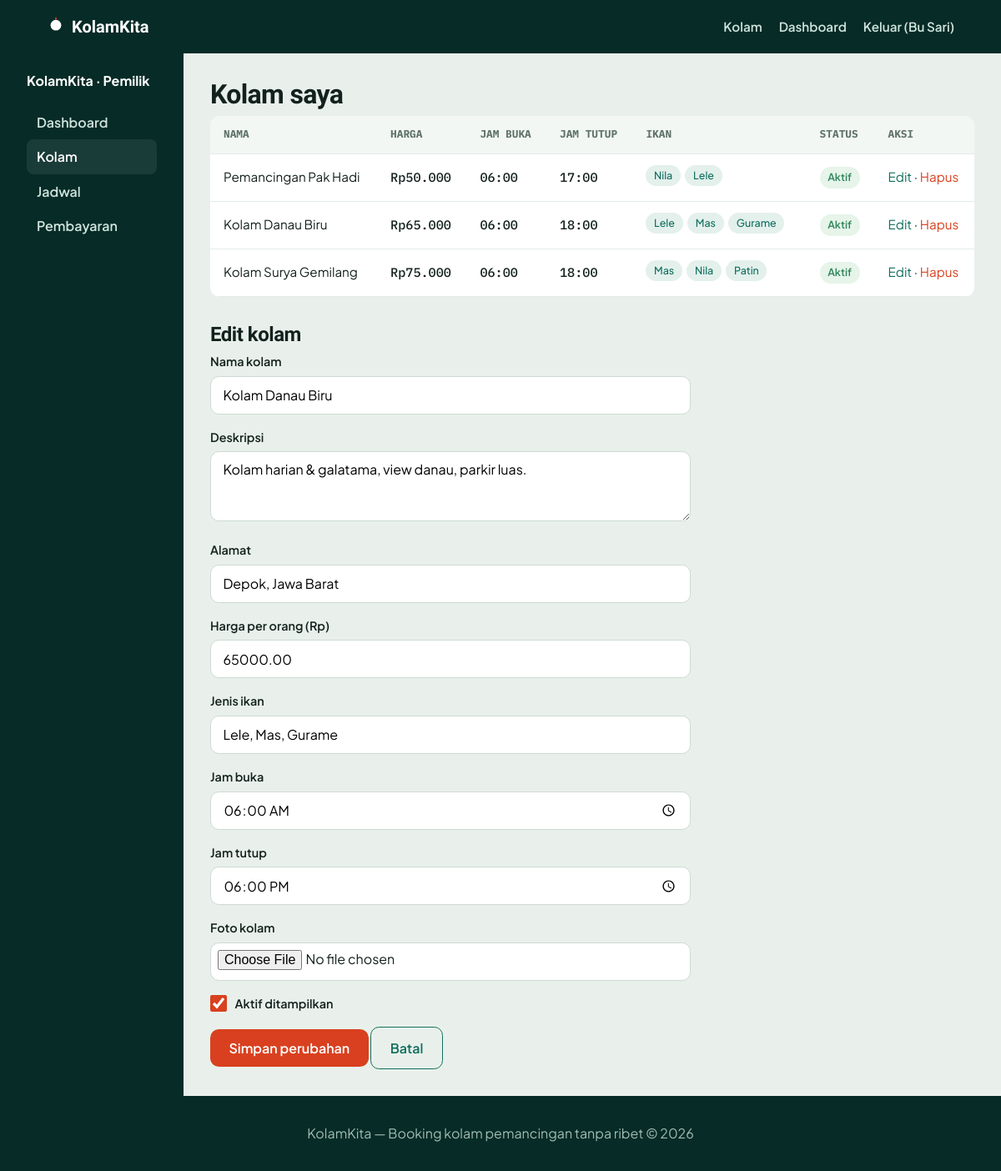
/public/owner/kolam.php?edit=2 (signed in), run on the app's committed database.
### tables this page shows
CREATE TABLE kolam (
  id INT AUTO_INCREMENT PRIMARY KEY,
  owner_id INT NOT NULL,
  nama VARCHAR(120) NOT NULL,
  deskripsi TEXT,
  alamat VARCHAR(255),
  harga_per_slot DECIMAL(12,2) NOT NULL,
  jam_buka TIME, jam_tutup TIME,
  foto VARCHAR(255),
  is_aktif TINYINT(1) DEFAULT 1,
  jenis_ikan VARCHAR(255),
  FOREIGN KEY (owner_id) REFERENCES users(id),
  INDEX idx_owner (owner_id),
  INDEX idx_aktif (is_aktif)
);

### config/helpers.php (called while the page is built, shortened)
<?php
function e($str): string
{
    return htmlspecialchars((string) $str, ENT_QUOTES, 'UTF-8');
}
function format_rupiah($angka): string
{
    return 'Rp' . number_format((float) $angka, 0, ',', '.');
}

### public/owner/kolam.php (the view, shortened to what this page needs)
<?php
require_once __DIR__ . '/../../config/helpers.php';
require_once __DIR__ . '/../../config/database.php';
require_once __DIR__ . '/../../includes/header.php';
$ownerId = $_SESSION['user']['id'];
$stmt = $pdo->prepare('SELECT * FROM kolam WHERE owner_id = ? ORDER BY id DESC');
$stmt->execute([$ownerId]);
$kolamList = $stmt->fetchAll();
$edit = null;
if (isset($_GET['edit'])) {
    $stmt = $pdo->prepare('SELECT * FROM kolam WHERE id = ? AND owner_id = ?');
    $stmt->execute([(int)$_GET['edit'], $ownerId]);
    $edit = $stmt->fetch();
}
?>
<div class="owner-shell">
  <aside class="owner-side">
    <strong style="color:#fff;display:block;margin-bottom:1rem">KolamKita · Pemilik</strong>
    <a href="dashboard.php">Dashboard</a>
    <a href="kolam.php" class="active">Kolam</a>
    <a href="jadwal.php">Jadwal</a>
    <a href="pembayaran.php">Pembayaran</a>
  </aside>
  <main class="owner-main">
    <h1>Kolam saya</h1>
    <div class="table-wrap">
    <table>
      <thead><tr><th>Nama</th><th>Harga</th><th>Jam buka</th><th>Jam tutup</th><th>Ikan</th><th>Status</th><th>Aksi</th></tr></thead>
      <tbody>
        <?php foreach ($kolamList as $k): ?>
        <tr>
          <td><?= e($k['nama']) ?></td>
          <td class="mono"><?= format_rupiah($k['harga_per_slot']) ?></td>
          <td class="mono"><?= e(substr($k['jam_buka'], 0, 5)) ?></td>
          <td class="mono"><?= e(substr($k['jam_tutup'], 0, 5)) ?></td>
          <td><?php foreach (explode(', ', $k['jenis_ikan'] ?? '') as $i): if (trim($i) !== ''): ?><span class="chip-ikan"><?= e(trim($i)) ?></span><?php endif; endforeach; ?></td>
          <td><span class="badge <?= $k['is_aktif'] ? 'badge-hijau' : 'badge-merah' ?>"><?= $k['is_aktif'] ? 'Aktif' : 'Nonaktif' ?></span></td>
          <td>
            <a href="?edit=<?= $k['id'] ?>">Edit</a> ·
            <form method="POST" style="display:inline" onsubmit="return confirm('Nonaktifkan kolam ini?')">
              <button type="submit" style="background:none;border:none;color:#D9401F;cursor:pointer;font:inherit;padding:0">Hapus</button>
            </form>
          </td>
        </tr>
        <?php endforeach; ?>
      </tbody>
    </table>
    </div>
    <h2 style="margin-top:2rem"><?= $edit ? 'Edit kolam' : 'Tambah kolam baru' ?></h2>
    <form method="POST" enctype="multipart/form-data" onsubmit="return cekHarga(this)" style="max-width:36rem">
      <label>Nama kolam</label><input type="text" name="nama" value="<?= e($edit['nama'] ?? '') ?>" required>
      <label>Deskripsi</label><textarea name="deskripsi" rows="3"><?= e($edit['deskripsi'] ?? '') ?></textarea>
      <label>Alamat</label><input type="text" name="alamat" value="<?= e($edit['alamat'] ?? '') ?>">
      <label>Harga per orang (Rp)</label><input type="number" name="harga" min="1" value="<?= e($edit['harga_per_slot'] ?? '') ?>" required>
      <label>Jenis ikan</label><input type="text" name="jenis_ikan" placeholder="Mas, Nila, Patin (pisahkan koma)" value="<?= e($edit['jenis_ikan'] ?? '') ?>" required>
      <label>Jam buka</label><input type="time" name="jam_buka" value="<?= e(substr($edit['jam_buka'] ?? '06:00', 0, 5)) ?>">
      <label>Jam tutup</label><input type="time" name="jam_tutup" value="<?= e(substr($edit['jam_tutup'] ?? '17:00', 0, 5)) ?>">
      <label>Foto kolam</label><input type="file" name="foto" accept="image/jpeg,image/png">
      <label class="check-row"><input type="checkbox" name="aktif" <?= ($edit ? $edit['is_aktif'] : 1) ? 'checked' : '' ?>> Aktif ditampilkan</label>
      <button class="btn btn-primary" type="submit"><?= $edit ? 'Simpan perubahan' : 'Simpan kolam' ?></button>
      <?php if ($edit): ?><a class="btn btn-outline" href="kolam.php">Batal</a><?php endif; ?>
    </form>
  </main>
</div>
<?php require_once __DIR__ . '/../../includes/footer.php'; ?>

### public/assets/css/style.css (style rules this page uses)
:root { --kolam-dalam: #072B27; --air-siang: #116E5E; --kabut: #E9F0EB; --pelampung: #D9401F; --busa: #FFFFFF; --tinta: #13211E; --abu: #5F726B; --badge-kuning-bg: #FDF6E3; --badge-kuning-fg: #B7791F; --badge-biru-bg: #E3F0EC; --badge-biru-fg: #116E5E; --badge-hijau-bg: #E6F4EA; --badge-hijau-fg: #2F855A; --badge-merah-bg: #FBEAE6; --badge-merah-fg: #D9401F; --radius: .75rem; --max: 72rem; --gutter: 1.25rem; --pad-l: max(var(--gutter, 1.25rem), env(safe-area-inset-left, 0px)); --pad-r: max(var(--gutter, 1.25rem), env(safe-area-inset-right, 0px)); }
@media (min-width: 768px) { :root { --gutter: 2rem; } }
* { box-sizing: border-box; }
body { margin: 0; min-height: 100vh; min-height: 100dvh; display: flex; flex-direction: column; background: var(--kabut); color: var(--tinta); font-family: 'Plus Jakarta Sans', system-ui, sans-serif; font-size: 1rem; line-height: 1.6; }
h1,h2,h3 { font-family: 'Bricolage Grotesque', sans-serif; font-weight: 800; line-height: 1.1; margin: 0 0 .5rem; letter-spacing: -0.02em; }
.mono { font-family: 'IBM Plex Mono', monospace; font-weight: 500; }
a { color: var(--air-siang); text-decoration: none; }
.btn { display:inline-flex; align-items:center; justify-content:center; gap:.4rem; border:none; cursor:pointer; border-radius:.65rem; padding:.75rem 1.4rem; font-weight:600; font-size:1rem; font-family:inherit; min-height:44px; }
.btn-primary { background: var(--pelampung); color:#fff; }
.btn-outline { background:transparent; color:var(--air-siang); border:1.5px solid var(--air-siang); }
label { display:block; font-weight:600; margin-bottom:.35rem; font-size:.9rem; }
input:not([type="checkbox"]):not([type="radio"]), select, textarea { width:100%; min-height:46px; border:1.5px solid #cddad3; border-radius:.65rem; padding:.6rem .9rem; font-size:1rem; font-family:inherit; background:#fff; margin-bottom:1rem; }
input[type="file"]:not([type="checkbox"]) { padding:.5rem; }
input[type="checkbox"], input[type="radio"] { width:20px; height:20px; min-height:0; margin:0; accent-color:var(--pelampung); flex-shrink:0; cursor:pointer; }
.check-row { display:flex; align-items:center; gap:.6rem; margin-bottom:1rem; font-weight:600; font-size:.9rem; cursor:pointer; }
table { width:100%; border-collapse:collapse; background:var(--busa); border-radius:var(--radius); overflow:hidden; }
th, td { text-align:left; padding:.75rem 1rem; border-bottom:1px solid #e4ece7; font-size:.95rem; }
th { font-family:'IBM Plex Mono'; font-size:.8rem; text-transform:uppercase; color:#5f726b; background:#f2f7f4; }
.table-wrap { overflow-x:auto; }
.badge { display:inline-block; padding:.2rem .6rem; border-radius:999px; font-size:.78rem; font-weight:600; }
.chip-ikan { display:inline-block; background:#E3F0EC; color:#116E5E; padding:.15rem .6rem; border-radius:999px; font-size:.78rem; font-weight:500; margin:0 .35rem .35rem 0; }
.badge-hijau { background:var(--badge-hijau-bg); color:var(--badge-hijau-fg); }
.owner-shell { display:flex; flex:1 0 auto; min-height:0; }
.owner-side { width:220px; background:var(--kolam-dalam); color:#cfe4dc; padding:1.25rem var(--gutter, 1.25rem); padding-left:var(--pad-l, 1.25rem); padding-right:var(--pad-r, 1.25rem); flex-shrink:0; }
.owner-side a { display:block; color:#cfe4dc; padding:.5rem .75rem; border-radius:.5rem; font-weight:600; }
.owner-side a:hover, .owner-side a.active { background:rgba(255,255,255,.08); color:#fff; text-decoration:none; }
.owner-main { flex:1; padding:1.5rem var(--gutter, 1.25rem) 2.5rem; padding-left:var(--pad-l, 1.25rem); padding-right:var(--pad-r, 1.25rem); }
@media (min-width:768px) { .owner-main { padding-top:2rem; padding-bottom:2rem; } }

### data on the page
kolam: nama "Pemancingan Pak Hadi", harga_per_slot "Rp50.000", jam_buka "06:00", jam_tutup "17:00", jenis_ikan "Nila", jenis_ikan "Lele", is_aktif "Aktif"
kolam: nama "Kolam Danau Biru", harga_per_slot "Rp65.000", jam_buka "06:00", jam_tutup "18:00", jenis_ikan "Lele", jenis_ikan "Mas", jenis_ikan "Gurame", shows "Aktif", deskripsi "Kolam harian & galatama, view danau, parkir luas.", alamat "Depok, Jawa Barat", harga "65000.00", jenis_ikan "Lele, Mas, Gurame", is_aktif "☑"
kolam: nama "Kolam Surya Gemilang", harga_per_slot "Rp75.000", jam_buka "06:00", jam_tutup "18:00", jenis_ikan "Mas", jenis_ikan "Nila", jenis_ikan "Patin", is_aktif "Aktif"

### other printed values
$_user['nama'] "Bu Sari"
